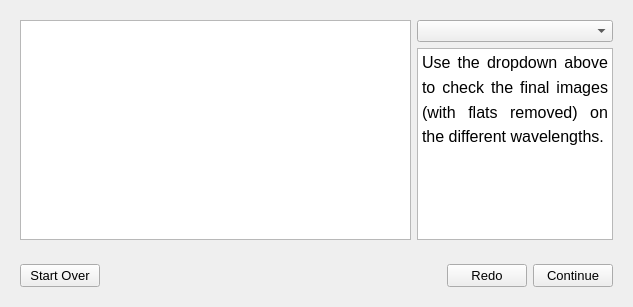
                 <widget class="QWidget" name="flatsStep2">
                  <layout class="QVBoxLayout" name="verticalLayout_30">
                   <item>
                    <widget class="QWidget" name="flatsStep2Main" native="true">
                     <layout class="QGridLayout" name="gridLayout_18">
                      <item row="0" column="0">
                       <widget class="QGraphicsView" name="flatsStep2View">
                        <property name="sizePolicy">
                         <sizepolicy hsizetype="Expanding" vsizetype="Expanding">
                          <horstretch>2</horstretch>
                          <verstretch>0</verstretch>
                         </sizepolicy>
                        </property>
                       </widget>
                      </item>
                      <item row="0" column="1">
                       <widget class="QWidget" name="flatsStep2Info" native="true">
                        <property name="sizePolicy">
                         <sizepolicy hsizetype="Preferred" vsizetype="Preferred">
                          <horstretch>1</horstretch>
                          <verstretch>0</verstretch>
                         </sizepolicy>
                        </property>
                        <layout class="QVBoxLayout" name="verticalLayout_31">
                         <property name="leftMargin">
                          <number>0</number>
                         </property>
                         <property name="topMargin">
                          <number>0</number>
                         </property>
                         <property name="rightMargin">
                          <number>0</number>
                         </property>
                         <property name="bottomMargin">
                          <number>0</number>
                         </property>
                         <item>
                          <widget class="QComboBox" name="flatsComboBox"/>
                         </item>
                         <item>
                          <widget class="QTextEdit" name="flatsStep2Text">
                           <property name="html">
                            <string>&lt;!DOCTYPE HTML PUBLIC &quot;-//W3C//DTD HTML 4.0//EN&quot; &quot;http://www.w3.org/TR/REC-html40/strict.dtd&quot;&gt;
&lt;html&gt;&lt;head&gt;&lt;meta name=&quot;qrichtext&quot; content=&quot;1&quot; /&gt;&lt;meta charset=&quot;utf-8&quot; /&gt;&lt;style type=&quot;text/css&quot;&gt;
p, li { white-space: pre-wrap; }
hr { height: 1px; border-width: 0; }
li.unchecked::marker { content: &quot;\2610&quot;; }
li.checked::marker { content: &quot;\2612&quot;; }
&lt;/style&gt;&lt;/head&gt;&lt;body style=&quot; font-family:'Segoe UI'; font-size:9pt; font-weight:400; font-style:normal;&quot;&gt;
&lt;p align=&quot;justify&quot; style=&quot; margin-top:0px; margin-bottom:0px; margin-left:0px; margin-right:0px; -qt-block-indent:0; text-indent:0px; line-height:138%;&quot;&gt;&lt;a name=&quot;docs-internal-guid-54e8fc6b-7fff-cfcd-6625-248fdca45f6e&quot;&gt;&lt;/a&gt;&lt;span style=&quot; font-family:'Arial'; font-size:12pt; color:#000000; background-color:transparent;&quot;&gt;U&lt;/span&gt;&lt;span style=&quot; font-family:'Arial'; font-size:12pt; color:#000000; background-color:transparent;&quot;&gt;se the dropdown above to check the final images (with flats removed) on the different wavelengths.&lt;/span&gt;&lt;/p&gt;&lt;/body&gt;&lt;/html&gt;</string>
                           </property>
                          </widget>
                         </item>
                        </layout>
                       </widget>
                      </item>
                     </layout>
                    </widget>
                   </item>
                   <item>
                    <widget class="QWidget" name="flatsStep2Bar" native="true">
                     <layout class="QHBoxLayout" name="horizontalLayout_22">
                      <item>
                       <widget class="QPushButton" name="flatsStartOver2Button">
                        <property name="font">
                         <font>
                          <pointsize>10</pointsize>
                         </font>
                        </property>
                        <property name="text">
                         <string>Start Over</string>
                        </property>
                       </widget>
                      </item>
                      <item>
                       <spacer name="horizontalSpacer_20">
                        <property name="orientation">
                         <enum>Qt::Horizontal</enum>
                        </property>
                        <property name="sizeHint" stdset="0">
                         <size>
                          <width>341</width>
                          <height>20</height>
                         </size>
                        </property>
                       </spacer>
                      </item>
                      <item>
                       <widget class="QPushButton" name="flatsRedoButton">
                        <property name="sizePolicy">
                         <sizepolicy hsizetype="Minimum" vsizetype="Fixed">
                          <horstretch>0</horstretch>
                          <verstretch>0</verstretch>
                         </sizepolicy>
                        </property>
                        <property name="font">
                         <font>
                          <pointsize>10</pointsize>
                         </font>
                        </property>
                        <property name="text">
                         <string>Redo</string>
                        </property>
                       </widget>
                      </item>
                      <item>
                       <widget class="QPushButton" name="flatsContinueButton">
                        <property name="font">
                         <font>
                          <pointsize>10</pointsize>
                         </font>
                        </property>
                        <property name="text">
                         <string>Continue</string>
                        </property>
                       </widget>
                      </item>
                     </layout>
                    </widget>
                   </item>
                  </layout>
                 </widget>
